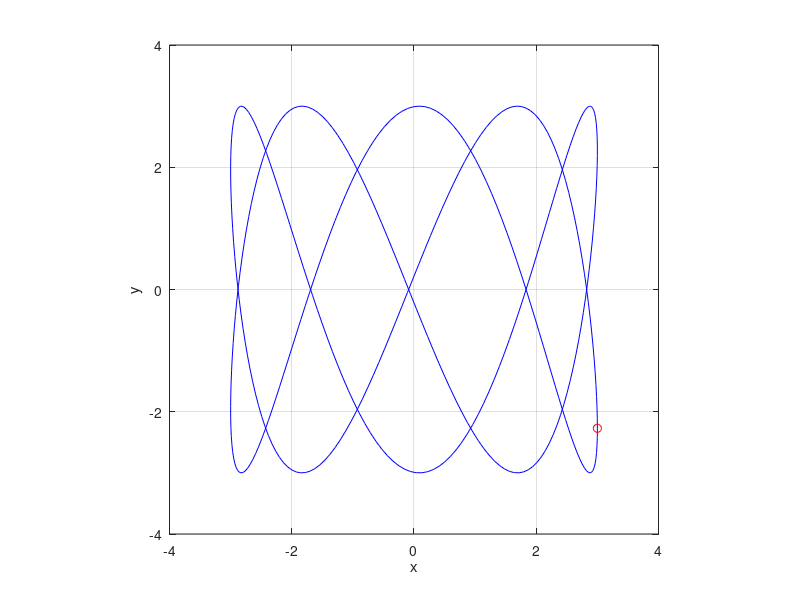

MATLAB code to generate this figure:
%% plotLJ.m
% Plots a goofy-looking curve parametrically
% Author: Len Pieroni

clear;
clc;
close all;

%% Parameters and Variable Initialization
a = 2;
b = 5;
r = 3;
tau = 1;
phi = 4;
endTime = 2;
timePoints = 400;
animateOn = true;
time = linspace(1, endTime, timePoints);

%% Draw graph

x = r.*cos(time.*2.*pi./tau.*a);
y = r.*sin(time.*2.*pi./tau.*b+phi);

if animateOn
    for it = 1:timePoints
        plot(x(1:it), y(1:it), "b",...
            x(it), y(it), "ro");
        xlabel('x');
        ylabel('y');
        axis([-4, 4, -4, 4]);
        axis square;
        grid on;
        drawnow;
    end
else
    plot(x, y, "b-",...
        x, y, "ro");
    axis([-4, 4, -4, 4]);
    axis square;
    grid on;
    xlabel('x');
    ylabel('y');

end